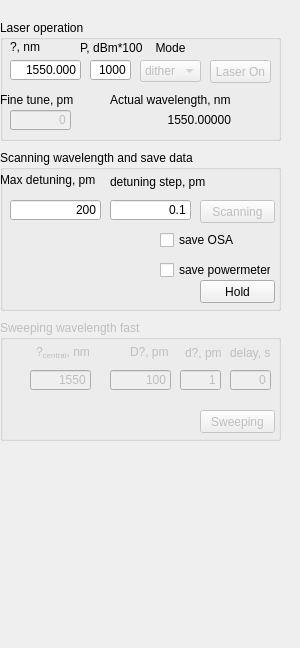
          <widget class="QWidget" name="page_laser_control">
           <property name="geometry">
            <rect>
             <x>0</x>
             <y>0</y>
             <width>300</width>
             <height>648</height>
            </rect>
           </property>
           <property name="minimumSize">
            <size>
             <width>0</width>
             <height>500</height>
            </size>
           </property>
           <attribute name="label">
            <string>Laser control</string>
           </attribute>
           <widget class="QGroupBox" name="groupBox_laser_scanning">
            <property name="enabled">
             <bool>true</bool>
            </property>
            <property name="geometry">
             <rect>
              <x>0</x>
              <y>150</y>
              <width>281</width>
              <height>161</height>
             </rect>
            </property>
            <property name="title">
             <string>Scanning wavelength and save data </string>
            </property>
            <widget class="QLineEdit" name="lineEdit_laser_scanning_max_detuning">
             <property name="geometry">
              <rect>
               <x>10</x>
               <y>50</y>
               <width>91</width>
               <height>20</height>
              </rect>
             </property>
             <property name="text">
              <string>200</string>
             </property>
             <property name="alignment">
              <set>Qt::AlignRight|Qt::AlignTrailing|Qt::AlignVCenter</set>
             </property>
            </widget>
            <widget class="QLabel" name="label_18">
             <property name="geometry">
              <rect>
               <x>0</x>
               <y>20</y>
               <width>121</width>
               <height>21</height>
              </rect>
             </property>
             <property name="text">
              <string>&lt;html&gt;&lt;head/&gt;&lt;body&gt;&lt;p&gt;Max detuning, pm&lt;/p&gt;&lt;/body&gt;&lt;/html&gt;</string>
             </property>
            </widget>
            <widget class="QLineEdit" name="lineEdit_laser_lambda_scanning_step">
             <property name="enabled">
              <bool>true</bool>
             </property>
             <property name="geometry">
              <rect>
               <x>110</x>
               <y>50</y>
               <width>81</width>
               <height>20</height>
              </rect>
             </property>
             <property name="text">
              <string>0.1</string>
             </property>
             <property name="alignment">
              <set>Qt::AlignRight|Qt::AlignTrailing|Qt::AlignVCenter</set>
             </property>
            </widget>
            <widget class="QLabel" name="label_19">
             <property name="geometry">
              <rect>
               <x>110</x>
               <y>22</y>
               <width>111</width>
               <height>21</height>
              </rect>
             </property>
             <property name="text">
              <string>&lt;html&gt;&lt;head/&gt;&lt;body&gt;&lt;p&gt;detuning step, pm&lt;/p&gt;&lt;/body&gt;&lt;/html&gt;</string>
             </property>
            </widget>
            <widget class="QPushButton" name="pushButton_scan_laser_wavelength">
             <property name="enabled">
              <bool>false</bool>
             </property>
             <property name="geometry">
              <rect>
               <x>200</x>
               <y>50</y>
               <width>75</width>
               <height>23</height>
              </rect>
             </property>
             <property name="text">
              <string>Scanning</string>
             </property>
             <property name="checkable">
              <bool>true</bool>
             </property>
            </widget>
            <widget class="QCheckBox" name="checkBox_OSA_for_laser_scanning">
             <property name="enabled">
              <bool>true</bool>
             </property>
             <property name="geometry">
              <rect>
               <x>160</x>
               <y>80</y>
               <width>81</width>
               <height>20</height>
              </rect>
             </property>
             <property name="text">
              <string>save OSA</string>
             </property>
             <property name="checked">
              <bool>false</bool>
             </property>
            </widget>
            <widget class="QCheckBox" name="checkBox_powermeter_for_laser_scanning">
             <property name="enabled">
              <bool>true</bool>
             </property>
             <property name="geometry">
              <rect>
               <x>160</x>
               <y>110</y>
               <width>111</width>
               <height>20</height>
              </rect>
             </property>
             <property name="text">
              <string>save powermeter</string>
             </property>
             <property name="checked">
              <bool>false</bool>
             </property>
            </widget>
            <widget class="QPushButton" name="pushButton_hold_laser_wavelength">
             <property name="enabled">
              <bool>true</bool>
             </property>
             <property name="geometry">
              <rect>
               <x>200</x>
               <y>130</y>
               <width>75</width>
               <height>23</height>
              </rect>
             </property>
             <property name="text">
              <string>Hold</string>
             </property>
             <property name="checkable">
              <bool>true</bool>
             </property>
            </widget>
           </widget>
           <widget class="QGroupBox" name="groupBox_laser_operation">
            <property name="enabled">
             <bool>true</bool>
            </property>
            <property name="geometry">
             <rect>
              <x>0</x>
              <y>20</y>
              <width>281</width>
              <height>121</height>
             </rect>
            </property>
            <property name="title">
             <string>Laser operation</string>
            </property>
            <widget class="QLineEdit" name="lineEdit_laser_lambda">
             <property name="enabled">
              <bool>true</bool>
             </property>
             <property name="geometry">
              <rect>
               <x>10</x>
               <y>40</y>
               <width>71</width>
               <height>20</height>
              </rect>
             </property>
             <property name="text">
              <string>1550.000</string>
             </property>
             <property name="alignment">
              <set>Qt::AlignRight|Qt::AlignTrailing|Qt::AlignVCenter</set>
             </property>
            </widget>
            <widget class="QLineEdit" name="lineEdit_laser_power">
             <property name="geometry">
              <rect>
               <x>90</x>
               <y>40</y>
               <width>41</width>
               <height>20</height>
              </rect>
             </property>
             <property name="text">
              <string>1000</string>
             </property>
             <property name="alignment">
              <set>Qt::AlignRight|Qt::AlignTrailing|Qt::AlignVCenter</set>
             </property>
            </widget>
            <widget class="QLabel" name="label_21">
             <property name="geometry">
              <rect>
               <x>80</x>
               <y>20</y>
               <width>71</width>
               <height>16</height>
              </rect>
             </property>
             <property name="text">
              <string>&lt;html&gt;&lt;head/&gt;&lt;body&gt;&lt;p&gt;P, dBm*100&lt;/p&gt;&lt;/body&gt;&lt;/html&gt;</string>
             </property>
            </widget>
            <widget class="QLabel" name="label_22">
             <property name="geometry">
              <rect>
               <x>10</x>
               <y>20</y>
               <width>47</width>
               <height>13</height>
              </rect>
             </property>
             <property name="text">
              <string>&lt;html&gt;&lt;head/&gt;&lt;body&gt;&lt;p&gt;?, nm&lt;/p&gt;&lt;/body&gt;&lt;/html&gt;</string>
             </property>
            </widget>
            <widget class="QPushButton" name="pushButton_laser_On">
             <property name="enabled">
              <bool>false</bool>
             </property>
             <property name="geometry">
              <rect>
               <x>210</x>
               <y>40</y>
               <width>61</width>
               <height>23</height>
              </rect>
             </property>
             <property name="text">
              <string>Laser On</string>
             </property>
             <property name="checkable">
              <bool>true</bool>
             </property>
             <property name="checked">
              <bool>false</bool>
             </property>
            </widget>
            <widget class="QLineEdit" name="lineEdit_laser_fine_tune">
             <property name="enabled">
              <bool>false</bool>
             </property>
             <property name="geometry">
              <rect>
               <x>10</x>
               <y>90</y>
               <width>61</width>
               <height>20</height>
              </rect>
             </property>
             <property name="text">
              <string>0</string>
             </property>
             <property name="alignment">
              <set>Qt::AlignRight|Qt::AlignTrailing|Qt::AlignVCenter</set>
             </property>
            </widget>
            <widget class="QLabel" name="label_23">
             <property name="geometry">
              <rect>
               <x>0</x>
               <y>70</y>
               <width>91</width>
               <height>20</height>
              </rect>
             </property>
             <property name="text">
              <string>&lt;html&gt;&lt;head/&gt;&lt;body&gt;&lt;p&gt;Fine tune, pm&lt;/p&gt;&lt;/body&gt;&lt;/html&gt;</string>
             </property>
            </widget>
            <widget class="QComboBox" name="comboBox_laser_mode">
             <property name="enabled">
              <bool>false</bool>
             </property>
             <property name="geometry">
              <rect>
               <x>140</x>
               <y>40</y>
               <width>61</width>
               <height>22</height>
              </rect>
             </property>
             <property name="editable">
              <bool>false</bool>
             </property>
             <item>
              <property name="text">
               <string>dither</string>
              </property>
             </item>
             <item>
              <property name="text">
               <string>no dither</string>
              </property>
             </item>
             <item>
              <property name="text">
               <string>whisper</string>
              </property>
             </item>
            </widget>
            <widget class="QLabel" name="label_25">
             <property name="geometry">
              <rect>
               <x>140</x>
               <y>20</y>
               <width>61</width>
               <height>16</height>
              </rect>
             </property>
             <property name="text">
              <string>&lt;html&gt;&lt;head/&gt;&lt;body&gt;&lt;p&gt;Mode&lt;/p&gt;&lt;/body&gt;&lt;/html&gt;</string>
             </property>
             <property name="alignment">
              <set>Qt::AlignCenter</set>
             </property>
            </widget>
            <widget class="QLabel" name="label_20">
             <property name="geometry">
              <rect>
               <x>110</x>
               <y>70</y>
               <width>151</width>
               <height>21</height>
              </rect>
             </property>
             <property name="text">
              <string>&lt;html&gt;&lt;head/&gt;&lt;body&gt;&lt;p&gt;Actual wavelength, nm&lt;/p&gt;&lt;/body&gt;&lt;/html&gt;</string>
             </property>
            </widget>
            <widget class="QLabel" name="label_current_laser_wavelength">
             <property name="enabled">
              <bool>true</bool>
             </property>
             <property name="geometry">
              <rect>
               <x>110</x>
               <y>90</y>
               <width>121</width>
               <height>21</height>
              </rect>
             </property>
             <property name="text">
              <string>&lt;html&gt;&lt;head/&gt;&lt;body&gt;&lt;p&gt;1550.00000&lt;/p&gt;&lt;/body&gt;&lt;/html&gt;</string>
             </property>
             <property name="alignment">
              <set>Qt::AlignRight|Qt::AlignTrailing|Qt::AlignVCenter</set>
             </property>
            </widget>
           </widget>
           <widget class="QGroupBox" name="groupBox_laser_sweeping">
            <property name="enabled">
             <bool>false</bool>
            </property>
            <property name="geometry">
             <rect>
              <x>0</x>
              <y>320</y>
              <width>281</width>
              <height>121</height>
             </rect>
            </property>
            <property name="title">
             <string>Sweeping wavelength fast</string>
            </property>
            <widget class="QLineEdit" name="lineEdit_laser_lambda_sweeping_central">
             <property name="geometry">
              <rect>
               <x>30</x>
               <y>50</y>
               <width>61</width>
               <height>20</height>
              </rect>
             </property>
             <property name="text">
              <string>1550</string>
             </property>
             <property name="alignment">
              <set>Qt::AlignRight|Qt::AlignTrailing|Qt::AlignVCenter</set>
             </property>
            </widget>
            <widget class="QLineEdit" name="lineEdit_laser_sweeping_max_detuning">
             <property name="geometry">
              <rect>
               <x>110</x>
               <y>50</y>
               <width>61</width>
               <height>20</height>
              </rect>
             </property>
             <property name="text">
              <string>100</string>
             </property>
             <property name="alignment">
              <set>Qt::AlignRight|Qt::AlignTrailing|Qt::AlignVCenter</set>
             </property>
            </widget>
            <widget class="QLabel" name="label_26">
             <property name="geometry">
              <rect>
               <x>36</x>
               <y>22</y>
               <width>61</width>
               <height>21</height>
              </rect>
             </property>
             <property name="text">
              <string>&lt;html&gt;&lt;head/&gt;&lt;body&gt;&lt;p&gt;?&lt;span style=&quot; vertical-align:sub;&quot;&gt;central&lt;/span&gt;, nm&lt;/p&gt;&lt;/body&gt;&lt;/html&gt;</string>
             </property>
            </widget>
            <widget class="QLabel" name="label_27">
             <property name="geometry">
              <rect>
               <x>130</x>
               <y>22</y>
               <width>47</width>
               <height>21</height>
              </rect>
             </property>
             <property name="text">
              <string>&lt;html&gt;&lt;head/&gt;&lt;body&gt;&lt;p&gt;D?, pm&lt;/p&gt;&lt;/body&gt;&lt;/html&gt;</string>
             </property>
            </widget>
            <widget class="QLineEdit" name="lineEdit_laser_lambda_sweeping_step">
             <property name="geometry">
              <rect>
               <x>180</x>
               <y>50</y>
               <width>41</width>
               <height>20</height>
              </rect>
             </property>
             <property name="text">
              <string>1</string>
             </property>
             <property name="alignment">
              <set>Qt::AlignRight|Qt::AlignTrailing|Qt::AlignVCenter</set>
             </property>
            </widget>
            <widget class="QLabel" name="label_28">
             <property name="geometry">
              <rect>
               <x>185</x>
               <y>23</y>
               <width>47</width>
               <height>21</height>
              </rect>
             </property>
             <property name="text">
              <string>&lt;html&gt;&lt;head/&gt;&lt;body&gt;&lt;p&gt;d?, pm&lt;/p&gt;&lt;/body&gt;&lt;/html&gt;</string>
             </property>
            </widget>
            <widget class="QPushButton" name="pushButton_sweep_laser_wavelength">
             <property name="geometry">
              <rect>
               <x>200</x>
               <y>90</y>
               <width>75</width>
               <height>23</height>
              </rect>
             </property>
             <property name="text">
              <string>Sweeping</string>
             </property>
             <property name="checkable">
              <bool>true</bool>
             </property>
            </widget>
            <widget class="QLineEdit" name="lineEdit_laser_lambda_sweeping_delay">
             <property name="geometry">
              <rect>
               <x>230</x>
               <y>50</y>
               <width>41</width>
               <height>20</height>
              </rect>
             </property>
             <property name="text">
              <string>0</string>
             </property>
             <property name="alignment">
              <set>Qt::AlignRight|Qt::AlignTrailing|Qt::AlignVCenter</set>
             </property>
            </widget>
            <widget class="QLabel" name="label_30">
             <property name="geometry">
              <rect>
               <x>230</x>
               <y>23</y>
               <width>47</width>
               <height>21</height>
              </rect>
             </property>
             <property name="text">
              <string>&lt;html&gt;&lt;head/&gt;&lt;body&gt;&lt;p&gt;delay, s&lt;/p&gt;&lt;/body&gt;&lt;/html&gt;</string>
             </property>
            </widget>
           </widget>
          </widget>
